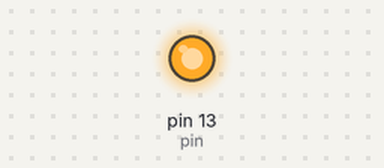
Bench run of a sketch on a simulated Arduino Uno, built with avr-gcc and run on an emulated ATmega328P. Shown: output pins drawn as LEDs (lit = HIGH).

Above: at 2.5 s.
At 12.1 s:
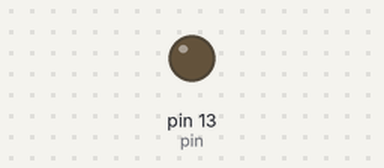
Timing chart, 0 to 19.2 s (numbered marks = the images above):
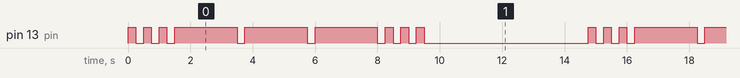

Measured:
- by itself, pin 13 (pin): repeats every 14.8 s: 2 × (LOW 0.25 s, HIGH 0.25 s), 3 × (LOW 0.25 s, HIGH 2.0 s), 3 × (LOW 0.25 s, HIGH 0.25 s), LOW 5.3 s, HIGH 0.25 s
- by itself, everything shown: repeats every 14.8 s, in 18 steps

The sketch:

morse.ino
```cpp
int pin = 13;

void setup()
{
  pinMode(pin, OUTPUT);
}

void loop()
{
  dot(); dot(); dot();
  dash(); dash(); dash();
  dot(); dot(); dot();
  delay(5000);
}

void dot()
{
  digitalWrite(pin, HIGH);
  delay(250);
  digitalWrite(pin, LOW);
  delay(250);
}

void dash()
{
  digitalWrite(pin, HIGH);
  delay(2000);
  digitalWrite(pin, LOW);
  delay(250);
}
```
